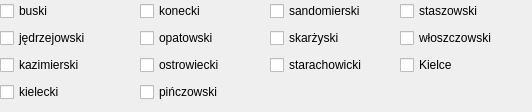
   <widget class="QWidget" name="woj_26">
    <attribute name="title">
     <string>świętokrzyskie</string>
    </attribute>
    <widget class="QWidget" name="gridLayoutWidget_48">
     <property name="geometry">
      <rect>
       <x>400</x>
       <y>0</y>
       <width>123</width>
       <height>76</height>
      </rect>
     </property>
     <layout class="QGridLayout" name="gridLayout_24">
      <item row="1" column="0">
       <widget class="QCheckBox" name="pow_2613">
        <property name="text">
         <string>włoszczowski</string>
        </property>
       </widget>
      </item>
      <item row="2" column="0">
       <widget class="QCheckBox" name="pow_2661">
        <property name="text">
         <string>Kielce</string>
        </property>
       </widget>
      </item>
      <item row="0" column="0">
       <widget class="QCheckBox" name="pow_2612">
        <property name="text">
         <string>staszowski</string>
        </property>
       </widget>
      </item>
     </layout>
    </widget>
    <widget class="QWidget" name="gridLayoutWidget_49">
     <property name="geometry">
      <rect>
       <x>0</x>
       <y>0</y>
       <width>122</width>
       <height>103</height>
      </rect>
     </property>
     <layout class="QGridLayout" name="gridLayout_25">
      <item row="1" column="0">
       <widget class="QCheckBox" name="pow_2602">
        <property name="text">
         <string>jędrzejowski</string>
        </property>
       </widget>
      </item>
      <item row="2" column="0">
       <widget class="QCheckBox" name="pow_2603">
        <property name="text">
         <string>kazimierski</string>
        </property>
       </widget>
      </item>
      <item row="3" column="0">
       <widget class="QCheckBox" name="pow_2604">
        <property name="text">
         <string>kielecki</string>
        </property>
       </widget>
      </item>
      <item row="0" column="0">
       <widget class="QCheckBox" name="pow_2601">
        <property name="text">
         <string>buski</string>
        </property>
       </widget>
      </item>
     </layout>
    </widget>
    <widget class="QWidget" name="gridLayoutWidget_50">
     <property name="geometry">
      <rect>
       <x>270</x>
       <y>0</y>
       <width>121</width>
       <height>76</height>
      </rect>
     </property>
     <layout class="QGridLayout" name="gridLayout_26">
      <item row="1" column="0">
       <widget class="QCheckBox" name="pow_2610">
        <property name="text">
         <string>skarżyski</string>
        </property>
       </widget>
      </item>
      <item row="0" column="0">
       <widget class="QCheckBox" name="pow_2609">
        <property name="text">
         <string>sandomierski</string>
        </property>
       </widget>
      </item>
      <item row="2" column="0">
       <widget class="QCheckBox" name="pow_2611">
        <property name="text">
         <string>starachowicki</string>
        </property>
       </widget>
      </item>
     </layout>
    </widget>
    <widget class="QWidget" name="gridLayoutWidget_51">
     <property name="geometry">
      <rect>
       <x>140</x>
       <y>0</y>
       <width>121</width>
       <height>103</height>
      </rect>
     </property>
     <layout class="QGridLayout" name="gridLayout_27">
      <item row="2" column="0">
       <widget class="QCheckBox" name="pow_2607">
        <property name="text">
         <string>ostrowiecki</string>
        </property>
       </widget>
      </item>
      <item row="0" column="0">
       <widget class="QCheckBox" name="pow_2605">
        <property name="text">
         <string>konecki</string>
        </property>
       </widget>
      </item>
      <item row="1" column="0">
       <widget class="QCheckBox" name="pow_2606">
        <property name="text">
         <string>opatowski</string>
        </property>
       </widget>
      </item>
      <item row="3" column="0">
       <widget class="QCheckBox" name="pow_2608">
        <property name="text">
         <string>pińczowski</string>
        </property>
       </widget>
      </item>
     </layout>
    </widget>
   </widget>
